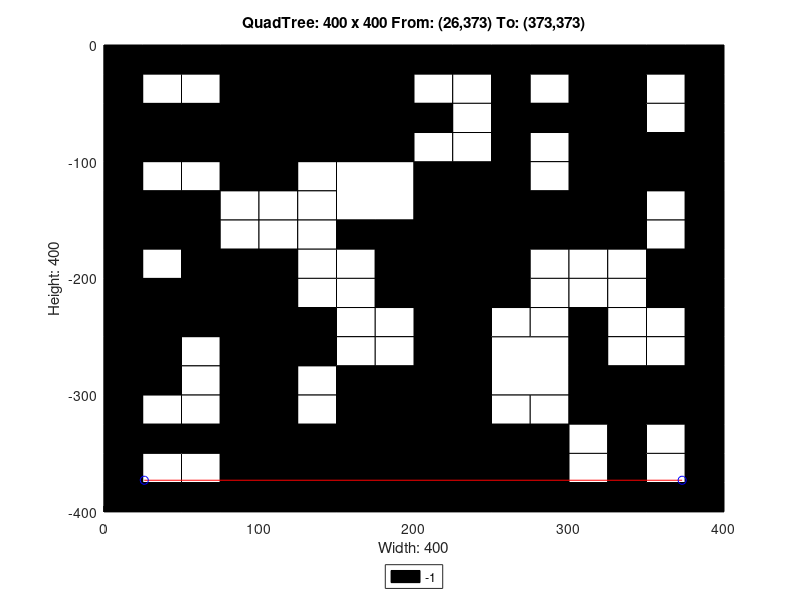

This chart was generated by the following MATLAB code:
axis([0 400 -400 0]);
title('QuadTree: 400 x 400 From: (26,373) To: (373,373)');
xlabel('Width: 400');
ylabel('Height: 400');
rectangle('Position',[100 -100 100 100], 'FaceColor',[0 0 0]);
rectangle('Position',[0 -100 50 50], 'FaceColor',[0 0 0]);
rectangle('Position',[50 -100 50 50], 'FaceColor',[0 0 0]);
rectangle('Position',[150 -150 50 50], 'FaceColor',[1 1 1]);
rectangle('Position',[300 -50 50 50], 'FaceColor',[0 0 0]);
rectangle('Position',[300 -100 50 50], 'FaceColor',[0 0 0]);
rectangle('Position',[200 -150 50 50], 'FaceColor',[0 0 0]);
rectangle('Position',[200 -200 50 50], 'FaceColor',[0 0 0]);
rectangle('Position',[300 -150 50 50], 'FaceColor',[0 0 0]);
rectangle('Position',[0 -250 50 50], 'FaceColor',[0 0 0]);
rectangle('Position',[50 -250 50 50], 'FaceColor',[0 0 0]);
rectangle('Position',[0 -300 50 50], 'FaceColor',[0 0 0]);
rectangle('Position',[150 -350 50 50], 'FaceColor',[0 0 0]);
rectangle('Position',[100 -400 50 50], 'FaceColor',[0 0 0]);
rectangle('Position',[150 -400 50 50], 'FaceColor',[0 0 0]);
rectangle('Position',[200 -250 50 50], 'FaceColor',[0 0 0]);
rectangle('Position',[200 -300 50 50], 'FaceColor',[0 0 0]);
rectangle('Position',[250 -300 50 50], 'FaceColor',[1 1 1]);
rectangle('Position',[200 -350 50 50], 'FaceColor',[0 0 0]);
rectangle('Position',[200 -400 50 50], 'FaceColor',[0 0 0]);
rectangle('Position',[250 -400 50 50], 'FaceColor',[0 0 0]);
rectangle('Position',[0 -25 25 25], 'FaceColor',[0 0 0]);
rectangle('Position',[25 -25 25 25], 'FaceColor',[0 0 0]);
rectangle('Position',[0 -50 25 25], 'FaceColor',[0 0 0]);
rectangle('Position',[25 -50 25 25], 'FaceColor',[1 1 1]);
rectangle('Position',[50 -25 25 25], 'FaceColor',[0 0 0]);
rectangle('Position',[75 -25 25 25], 'FaceColor',[0 0 0]);
rectangle('Position',[50 -50 25 25], 'FaceColor',[1 1 1]);
rectangle('Position',[75 -50 25 25], 'FaceColor',[0 0 0]);
rectangle('Position',[0 -125 25 25], 'FaceColor',[0 0 0]);
rectangle('Position',[25 -125 25 25], 'FaceColor',[1 1 1]);
rectangle('Position',[0 -150 25 25], 'FaceColor',[0 0 0]);
rectangle('Position',[25 -150 25 25], 'FaceColor',[0 0 0]);
rectangle('Position',[50 -125 25 25], 'FaceColor',[1 1 1]);
rectangle('Position',[75 -125 25 25], 'FaceColor',[0 0 0]);
rectangle('Position',[50 -150 25 25], 'FaceColor',[0 0 0]);
rectangle('Position',[75 -150 25 25], 'FaceColor',[1 1 1]);
rectangle('Position',[0 -175 25 25], 'FaceColor',[0 0 0]);
rectangle('Position',[25 -175 25 25], 'FaceColor',[0 0 0]);
rectangle('Position',[0 -200 25 25], 'FaceColor',[0 0 0]);
rectangle('Position',[25 -200 25 25], 'FaceColor',[1 1 1]);
rectangle('Position',[50 -175 25 25], 'FaceColor',[0 0 0]);
rectangle('Position',[75 -175 25 25], 'FaceColor',[1 1 1]);
rectangle('Position',[50 -200 25 25], 'FaceColor',[0 0 0]);
rectangle('Position',[75 -200 25 25], 'FaceColor',[0 0 0]);
rectangle('Position',[100 -125 25 25], 'FaceColor',[0 0 0]);
rectangle('Position',[125 -125 25 25], 'FaceColor',[1 1 1]);
rectangle('Position',[100 -150 25 25], 'FaceColor',[1 1 1]);
rectangle('Position',[125 -150 25 25], 'FaceColor',[1 1 1]);
rectangle('Position',[100 -175 25 25], 'FaceColor',[1 1 1]);
rectangle('Position',[125 -175 25 25], 'FaceColor',[1 1 1]);
rectangle('Position',[100 -200 25 25], 'FaceColor',[0 0 0]);
rectangle('Position',[125 -200 25 25], 'FaceColor',[1 1 1]);
rectangle('Position',[150 -175 25 25], 'FaceColor',[0 0 0]);
rectangle('Position',[175 -175 25 25], 'FaceColor',[0 0 0]);
rectangle('Position',[150 -200 25 25], 'FaceColor',[1 1 1]);
rectangle('Position',[175 -200 25 25], 'FaceColor',[0 0 0]);
rectangle('Position',[200 -25 25 25], 'FaceColor',[0 0 0]);
rectangle('Position',[225 -25 25 25], 'FaceColor',[0 0 0]);
rectangle('Position',[200 -50 25 25], 'FaceColor',[1 1 1]);
rectangle('Position',[225 -50 25 25], 'FaceColor',[1 1 1]);
rectangle('Position',[250 -25 25 25], 'FaceColor',[0 0 0]);
rectangle('Position',[275 -25 25 25], 'FaceColor',[0 0 0]);
rectangle('Position',[250 -50 25 25], 'FaceColor',[0 0 0]);
rectangle('Position',[275 -50 25 25], 'FaceColor',[1 1 1]);
rectangle('Position',[200 -75 25 25], 'FaceColor',[0 0 0]);
rectangle('Position',[225 -75 25 25], 'FaceColor',[1 1 1]);
rectangle('Position',[200 -100 25 25], 'FaceColor',[1 1 1]);
rectangle('Position',[225 -100 25 25], 'FaceColor',[1 1 1]);
rectangle('Position',[250 -75 25 25], 'FaceColor',[0 0 0]);
rectangle('Position',[275 -75 25 25], 'FaceColor',[0 0 0]);
rectangle('Position',[250 -100 25 25], 'FaceColor',[0 0 0]);
rectangle('Position',[275 -100 25 25], 'FaceColor',[1 1 1]);
rectangle('Position',[350 -25 25 25], 'FaceColor',[0 0 0]);
rectangle('Position',[375 -25 25 25], 'FaceColor',[0 0 0]);
rectangle('Position',[350 -50 25 25], 'FaceColor',[1 1 1]);
rectangle('Position',[375 -50 25 25], 'FaceColor',[0 0 0]);
rectangle('Position',[350 -75 25 25], 'FaceColor',[1 1 1]);
rectangle('Position',[375 -75 25 25], 'FaceColor',[0 0 0]);
rectangle('Position',[350 -100 25 25], 'FaceColor',[0 0 0]);
rectangle('Position',[375 -100 25 25], 'FaceColor',[0 0 0]);
rectangle('Position',[250 -125 25 25], 'FaceColor',[0 0 0]);
rectangle('Position',[275 -125 25 25], 'FaceColor',[1 1 1]);
rectangle('Position',[250 -150 25 25], 'FaceColor',[0 0 0]);
rectangle('Position',[275 -150 25 25], 'FaceColor',[0 0 0]);
rectangle('Position',[250 -175 25 25], 'FaceColor',[0 0 0]);
rectangle('Position',[275 -175 25 25], 'FaceColor',[0 0 0]);
rectangle('Position',[250 -200 25 25], 'FaceColor',[0 0 0]);
rectangle('Position',[275 -200 25 25], 'FaceColor',[1 1 1]);
rectangle('Position',[350 -125 25 25], 'FaceColor',[0 0 0]);
rectangle('Position',[375 -125 25 25], 'FaceColor',[0 0 0]);
rectangle('Position',[350 -150 25 25], 'FaceColor',[1 1 1]);
rectangle('Position',[375 -150 25 25], 'FaceColor',[0 0 0]);
rectangle('Position',[300 -175 25 25], 'FaceColor',[0 0 0]);
rectangle('Position',[325 -175 25 25], 'FaceColor',[0 0 0]);
rectangle('Position',[300 -200 25 25], 'FaceColor',[1 1 1]);
rectangle('Position',[325 -200 25 25], 'FaceColor',[1 1 1]);
rectangle('Position',[350 -175 25 25], 'FaceColor',[1 1 1]);
rectangle('Position',[375 -175 25 25], 'FaceColor',[0 0 0]);
rectangle('Position',[350 -200 25 25], 'FaceColor',[0 0 0]);
rectangle('Position',[375 -200 25 25], 'FaceColor',[0 0 0]);
rectangle('Position',[50 -275 25 25], 'FaceColor',[1 1 1]);
rectangle('Position',[75 -275 25 25], 'FaceColor',[0 0 0]);
rectangle('Position',[50 -300 25 25], 'FaceColor',[1 1 1]);
rectangle('Position',[75 -300 25 25], 'FaceColor',[0 0 0]);
rectangle('Position',[100 -225 25 25], 'FaceColor',[0 0 0]);
rectangle('Position',[125 -225 25 25], 'FaceColor',[1 1 1]);
rectangle('Position',[100 -250 25 25], 'FaceColor',[0 0 0]);
rectangle('Position',[125 -250 25 25], 'FaceColor',[0 0 0]);
rectangle('Position',[150 -225 25 25], 'FaceColor',[1 1 1]);
rectangle('Position',[175 -225 25 25], 'FaceColor',[0 0 0]);
rectangle('Position',[150 -250 25 25], 'FaceColor',[1 1 1]);
rectangle('Position',[175 -250 25 25], 'FaceColor',[1 1 1]);
rectangle('Position',[100 -275 25 25], 'FaceColor',[0 0 0]);
rectangle('Position',[125 -275 25 25], 'FaceColor',[0 0 0]);
rectangle('Position',[100 -300 25 25], 'FaceColor',[0 0 0]);
rectangle('Position',[125 -300 25 25], 'FaceColor',[1 1 1]);
rectangle('Position',[150 -275 25 25], 'FaceColor',[1 1 1]);
rectangle('Position',[175 -275 25 25], 'FaceColor',[1 1 1]);
rectangle('Position',[150 -300 25 25], 'FaceColor',[0 0 0]);
rectangle('Position',[175 -300 25 25], 'FaceColor',[0 0 0]);
rectangle('Position',[0 -325 25 25], 'FaceColor',[0 0 0]);
rectangle('Position',[25 -325 25 25], 'FaceColor',[1 1 1]);
rectangle('Position',[0 -350 25 25], 'FaceColor',[0 0 0]);
rectangle('Position',[25 -350 25 25], 'FaceColor',[0 0 0]);
rectangle('Position',[50 -325 25 25], 'FaceColor',[1 1 1]);
rectangle('Position',[75 -325 25 25], 'FaceColor',[0 0 0]);
rectangle('Position',[50 -350 25 25], 'FaceColor',[0 0 0]);
rectangle('Position',[75 -350 25 25], 'FaceColor',[0 0 0]);
rectangle('Position',[0 -375 25 25], 'FaceColor',[0 0 0]);
rectangle('Position',[25 -375 25 25], 'FaceColor',[1 1 1]);
rectangle('Position',[0 -400 25 25], 'FaceColor',[0 0 0]);
rectangle('Position',[25 -400 25 25], 'FaceColor',[0 0 0]);
rectangle('Position',[50 -375 25 25], 'FaceColor',[1 1 1]);
rectangle('Position',[75 -375 25 25], 'FaceColor',[0 0 0]);
rectangle('Position',[50 -400 25 25], 'FaceColor',[0 0 0]);
rectangle('Position',[75 -400 25 25], 'FaceColor',[0 0 0]);
rectangle('Position',[100 -325 25 25], 'FaceColor',[0 0 0]);
rectangle('Position',[125 -325 25 25], 'FaceColor',[1 1 1]);
rectangle('Position',[100 -350 25 25], 'FaceColor',[0 0 0]);
rectangle('Position',[125 -350 25 25], 'FaceColor',[0 0 0]);
rectangle('Position',[250 -225 25 25], 'FaceColor',[0 0 0]);
rectangle('Position',[275 -225 25 25], 'FaceColor',[1 1 1]);
rectangle('Position',[250 -250 25 25], 'FaceColor',[1 1 1]);
rectangle('Position',[275 -250 25 25], 'FaceColor',[1 1 1]);
rectangle('Position',[300 -225 25 25], 'FaceColor',[1 1 1]);
rectangle('Position',[325 -225 25 25], 'FaceColor',[1 1 1]);
rectangle('Position',[300 -250 25 25], 'FaceColor',[0 0 0]);
rectangle('Position',[325 -250 25 25], 'FaceColor',[1 1 1]);
rectangle('Position',[350 -225 25 25], 'FaceColor',[0 0 0]);
rectangle('Position',[375 -225 25 25], 'FaceColor',[0 0 0]);
rectangle('Position',[350 -250 25 25], 'FaceColor',[1 1 1]);
rectangle('Position',[375 -250 25 25], 'FaceColor',[0 0 0]);
rectangle('Position',[300 -275 25 25], 'FaceColor',[0 0 0]);
rectangle('Position',[325 -275 25 25], 'FaceColor',[1 1 1]);
rectangle('Position',[300 -300 25 25], 'FaceColor',[0 0 0]);
rectangle('Position',[325 -300 25 25], 'FaceColor',[0 0 0]);
rectangle('Position',[350 -275 25 25], 'FaceColor',[1 1 1]);
rectangle('Position',[375 -275 25 25], 'FaceColor',[0 0 0]);
rectangle('Position',[350 -300 25 25], 'FaceColor',[0 0 0]);
rectangle('Position',[375 -300 25 25], 'FaceColor',[0 0 0]);
rectangle('Position',[250 -325 25 25], 'FaceColor',[1 1 1]);
rectangle('Position',[275 -325 25 25], 'FaceColor',[1 1 1]);
rectangle('Position',[250 -350 25 25], 'FaceColor',[0 0 0]);
rectangle('Position',[275 -350 25 25], 'FaceColor',[0 0 0]);
rectangle('Position',[300 -325 25 25], 'FaceColor',[0 0 0]);
rectangle('Position',[325 -325 25 25], 'FaceColor',[0 0 0]);
rectangle('Position',[300 -350 25 25], 'FaceColor',[1 1 1]);
rectangle('Position',[325 -350 25 25], 'FaceColor',[0 0 0]);
rectangle('Position',[350 -325 25 25], 'FaceColor',[0 0 0]);
rectangle('Position',[375 -325 25 25], 'FaceColor',[0 0 0]);
rectangle('Position',[350 -350 25 25], 'FaceColor',[1 1 1]);
rectangle('Position',[375 -350 25 25], 'FaceColor',[0 0 0]);
rectangle('Position',[300 -375 25 25], 'FaceColor',[1 1 1]);
rectangle('Position',[325 -375 25 25], 'FaceColor',[0 0 0]);
rectangle('Position',[300 -400 25 25], 'FaceColor',[0 0 0]);
rectangle('Position',[325 -400 25 25], 'FaceColor',[0 0 0]);
rectangle('Position',[350 -375 25 25], 'FaceColor',[1 1 1]);
rectangle('Position',[375 -375 25 25], 'FaceColor',[0 0 0]);
rectangle('Position',[350 -400 25 25], 'FaceColor',[0 0 0]);
rectangle('Position',[375 -400 25 25], 'FaceColor',[0 0 0]);
X=[373,26];
Y=[-373,-373];
hold on;
plot(X,Y,'r');
plot(X,Y,'bo');
legend('-1','Location','southoutside');
